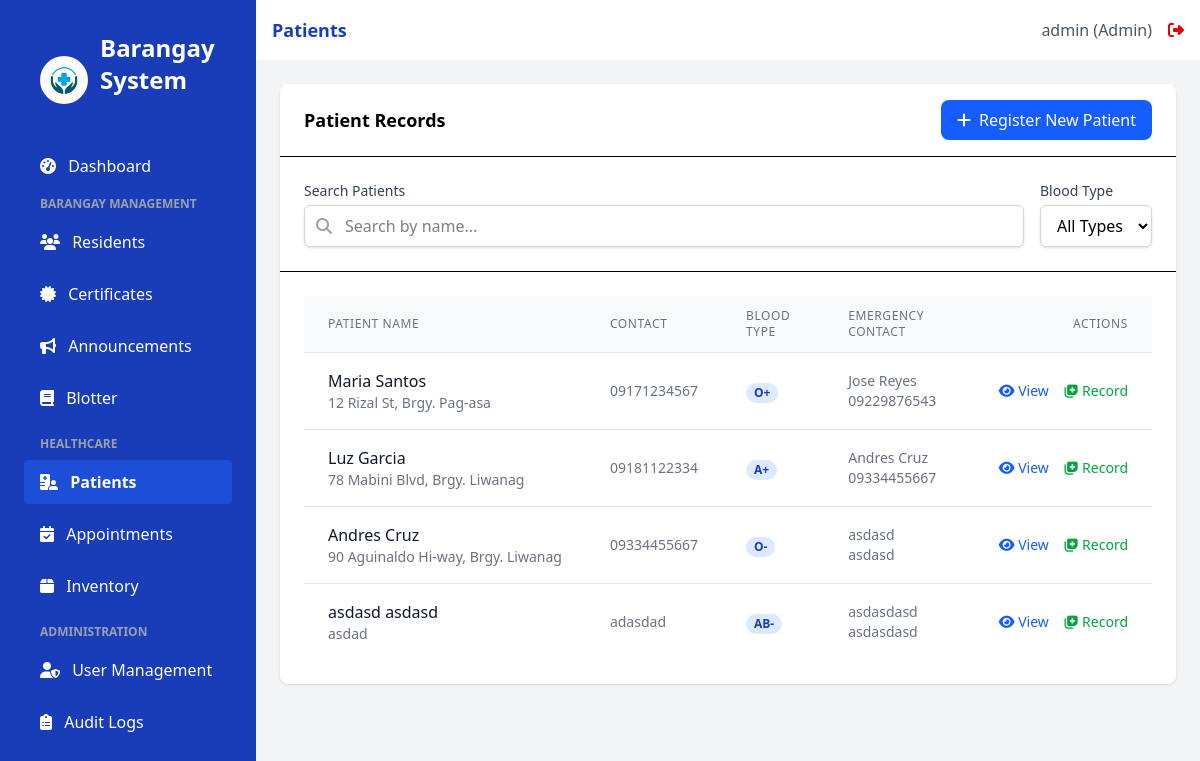
Page /patients (signed in) on the committed database.
### app.py (models this page shows, shortened)
class User(UserMixin, db.Model):
    id = db.Column(db.Integer, primary_key=True)
    username = db.Column(db.String(100), unique=True, nullable=False)
    email = db.Column(db.String(100), unique=True, nullable=False)
    password_hash = db.Column(db.String(200), nullable=False)
    role = db.Column(db.String(20), nullable=False, default='staff')  # admin, doctor, nurse, staff
    created_at = db.Column(db.DateTime, default=datetime.utcnow)
    issued_certificates = db.relationship('Certificate', backref='issuer', lazy=True)

class Patient(db.Model):
    id = db.Column(db.Integer, primary_key=True)
    resident_id = db.Column(db.Integer, db.ForeignKey('resident.id'), nullable=False)
    medical_history = db.Column(db.Text)
    blood_type = db.Column(db.String(10))
    allergies = db.Column(db.Text)
    emergency_contact = db.Column(db.String(100))
    emergency_number = db.Column(db.String(20))
    created_at = db.Column(db.DateTime, default=datetime.utcnow)
    updated_at = db.Column(db.DateTime, default=datetime.utcnow, onupdate=datetime.utcnow)
    resident = db.relationship('Resident', backref='patient_profile')

class Resident(db.Model):
    id = db.Column(db.Integer, primary_key=True)
    first_name = db.Column(db.String(100), nullable=False)
    last_name = db.Column(db.String(100), nullable=False)
    address = db.Column(db.String(200), nullable=False)
    contact_number = db.Column(db.String(20))
    birth_date = db.Column(db.Date)
    created_at = db.Column(db.DateTime, default=datetime.utcnow)
    is_patient = db.Column(db.Boolean, default=False)

### app.py (the view)
@app.route('/patients')
@login_required
@role_required(['admin', 'doctor', 'nurse'])
def patients():
    patients_list = Patient.query.join(Resident).all()
    return render_template('patients.html', title='Patients', patients=patients_list)

### app.py (called while the page is built)
@login_manager.user_loader
def load_user(user_id):
    return User.query.get(int(user_id))

def role_required(roles):
    def decorator(f):
        @wraps(f)
        def decorated_function(*args, **kwargs):
            if not current_user.is_authenticated or current_user.role not in roles:
                flash('You do not have permission to access this page.', 'danger')
                return redirect(url_for('login'))
            return f(*args, **kwargs)
        return decorated_function
    return decorator

### templates/patients.html (shortened to what this page needs)
{% extends 'base.html' %}
{% block content %}
<div x-data="patientSystem()" class="bg-white rounded-lg shadow">
    <div class="border-b px-6 py-4 flex items-center justify-between">
        <h2 class="font-semibold text-lg">Patient Records</h2>
        <a href="{{ url_for('add_patient') }}" class="bg-blue-600 hover:bg-blue-700 text-white px-4 py-2 rounded-lg flex items-center">
            <i class="fas fa-plus mr-2"></i> Register New Patient
        </a>
    </div>
    <div class="p-6 border-b">
        <div class="flex flex-col md:flex-row gap-4">
            <div class="flex-1">
                <label for="search" class="block text-sm font-medium text-gray-700 mb-1">Search Patients</label>
                <div class="relative">
                    <div class="absolute inset-y-0 left-0 pl-3 flex items-center pointer-events-none">
                        <i class="fas fa-search text-gray-400"></i>
                    </div>
                    <input type="text" id="search" x-model="searchQuery" class="block w-full pl-10 pr-3 py-2 border border-gray-300 rounded-md shadow-sm focus:outline-none focus:ring-blue-500 focus:border-blue-500" placeholder="Search by name...">
                </div>
            </div>
            <div>
                <label for="bloodType" class="block text-sm font-medium text-gray-700 mb-1">Blood Type</label>
                <select id="bloodType" x-model="bloodTypeFilter" class="block w-full px-3 py-2 border border-gray-300 rounded-md shadow-sm focus:outline-none focus:ring-blue-500 focus:border-blue-500">
                    <option value="">All Types</option>
                </select>
            </div>
        </div>
    </div>
    <div class="p-6 overflow-x-auto">
        <table class="min-w-full divide-y divide-gray-200">
            <thead class="bg-gray-50">
                <tr>
                    <th scope="col" class="px-6 py-3 text-left text-xs font-medium text-gray-500 uppercase tracking-wider">Patient Name</th>
                    <th scope="col" class="px-6 py-3 text-left text-xs font-medium text-gray-500 uppercase tracking-wider">Contact</th>
                    <th scope="col" class="px-6 py-3 text-left text-xs font-medium text-gray-500 uppercase tracking-wider">Blood Type</th>
                    <th scope="col" class="px-6 py-3 text-left text-xs font-medium text-gray-500 uppercase tracking-wider">Emergency Contact</th>
                    <th scope="col" class="px-6 py-3 text-right text-xs font-medium text-gray-500 uppercase tracking-wider">Actions</th>
                </tr>
            </thead>
            <tbody class="bg-white divide-y divide-gray-200">
                {% if patients %}
                    {% for patient in patients %}
                    <tr>
                        <td class="px-6 py-4 whitespace-nowrap">
                            <div class="font-medium text-gray-900">{{ patient.resident.first_name }} {{ patient.resident.last_name }}</div>
                            <div class="text-sm text-gray-500">{{ patient.resident.address }}</div>
                        </td>
                        <td class="px-6 py-4 whitespace-nowrap text-sm text-gray-500">
                            {{ patient.resident.contact_number }}
                        </td>
                        <td class="px-6 py-4 whitespace-nowrap">
                            <span class="px-2 inline-flex text-xs leading-5 font-semibold rounded-full bg-blue-100 text-blue-800">
                                {{ patient.blood_type or 'Not specified' }}
                            </span>
                        </td>
                        <td class="px-6 py-4 whitespace-nowrap text-sm text-gray-500">
                            {{ patient.emergency_contact or 'Not specified' }}
                            {% if patient.emergency_number %}
                            <div>{{ patient.emergency_number }}</div>
                            {% endif %}
                        </td>
                        <td class="px-6 py-4 whitespace-nowrap text-right text-sm font-medium">
                            <a href="{{ url_for('patient_details', id=patient.id) }}" class="text-blue-600 hover:text-blue-900 mr-3">
                                <i class="fas fa-eye"></i> View
                            </a>
                            <a href="{{ url_for('add_medical_record', patient_id=patient.id) }}" class="text-green-600 hover:text-green-900">
                                <i class="fas fa-notes-medical"></i> Record
                            </a>
                        </td>
                    </tr>
                    {% endfor %}
                {% else %}
                    <tr>
                        <td colspan="5" class="px-6 py-4 text-center text-sm text-gray-500">
                            No patients registered. <a href="{{ url_for('add_patient') }}" class="text-blue-600 hover:underline">Register a new patient</a>.
                        </td>
                    </tr>
                {% endif %}
            </tbody>
        </table>
    </div>
</div>
{% endblock %}

### templates/base.html (shortened to what this page needs)
<!DOCTYPE html>
<html lang="en">
<head>
    <script src="https://cdn.jsdelivr.net/npm/@tailwindcss/browser@4"></script>
    <link rel="stylesheet" href="https://cdnjs.cloudflare.com/ajax/libs/font-awesome/6.4.0/css/all.min.css">
</head>
<body class="bg-gray-50 flex h-screen">
    <div class="bg-blue-800 text-white w-64 py-4 flex-shrink-0 hidden md:block">
        <div class="px-6">
            <div class="p-4 flex items-center">
                <img src="{{ url_for('static', filename='images/logo.jpg') }}" alt="Barangay Logo" class="h-12 w-12 mr-3 rounded-full">
                <h1 class="text-2xl font-bold mb-8">Barangay System</h1>
            </div>
            <nav>
                <a href="{{ url_for('index') }}" class="sidebar-link block py-2.5 px-4 rounded transition duration-200 {% if request.path == url_for('index') %}sidebar-active{% else %}hover:bg-blue-700{% endif %} mb-2">
                    <i class="fas fa-tachometer-alt mr-2"></i> Dashboard
                </a>
                {% if current_user.role != 'doctor' and current_user.role != 'nurse' %}
                <div class="mb-4">
                    <p class="text-xs uppercase text-gray-400 font-semibold mb-2 pl-4">Barangay Management</p>
                    <a href="{{ url_for('residents') }}" class="sidebar-link block py-2.5 px-4 rounded transition duration-200 {% if request.path == url_for('residents') %}sidebar-active{% else %}hover:bg-blue-700{% endif %} mb-2">
                        <i class="fas fa-users mr-2"></i> Residents
                    </a>
                    <a href="{{ url_for('certificates') }}" class="sidebar-link block py-2.5 px-4 rounded transition duration-200 {% if request.path == url_for('certificates') %}sidebar-active{% else %}hover:bg-blue-700{% endif %} mb-2">
                        <i class="fas fa-certificate mr-2"></i> Certificates
                    </a>
                    <a href="{{ url_for('announcements') }}" class="sidebar-link block py-2.5 px-4 rounded transition duration-200 {% if request.path == url_for('announcements') %}sidebar-active{% else %}hover:bg-blue-700{% endif %} mb-2">
                        <i class="fas fa-bullhorn mr-2"></i> Announcements
                    </a>
                    <a href="{{ url_for('blotter') }}" class="sidebar-link block py-2.5 px-4 rounded transition duration-200 {% if request.path.startswith('/blotter') %}sidebar-active{% else %}hover:bg-blue-700{% endif %} mb-2">
                        <i class="fas fa-book mr-2"></i> Blotter
                    </a>
                </div>
                {% endif %}
                {% if current_user.role != 'staff' %}
                <div class="mb-4">
                    <p class="text-xs uppercase text-gray-400 font-semibold mb-2 pl-4">Healthcare</p>
                    <a href="{{ url_for('patients') }}" class="sidebar-link block py-2.5 px-4 rounded transition duration-200 {% if request.path == url_for('patients') %}sidebar-active{% else %}hover:bg-blue-700{% endif %} mb-2">
                        <i class="fas fa-hospital-user mr-2"></i> Patients
                    </a>
                    <a href="{{ url_for('appointments') }}" class="sidebar-link block py-2.5 px-4 rounded transition duration-200 {% if request.path == url_for('appointments') %}sidebar-active{% else %}hover:bg-blue-700{% endif %} mb-2">
                        <i class="fas fa-calendar-check mr-2"></i> Appointments
                    </a>
                    <a href="{{ url_for('inventory') }}" class="sidebar-link block py-2.5 px-4 rounded transition duration-200 {% if request.path == url_for('inventory') %}sidebar-active{% else %}hover:bg-blue-700{% endif %} mb-2">
                        <i class="fas fa-box mr-2"></i> Inventory
                    </a>
                </div>
                {% endif %}
                {% if current_user.is_authenticated and current_user.role == 'admin' %}
                <div class="mb-4">
                    <p class="text-xs uppercase text-gray-400 font-semibold mb-2 pl-4">Administration</p>
                    <a href="{{ url_for('users') }}" class="sidebar-link block py-2.5 px-4 rounded transition duration-200 {% if request.path == url_for('users') %}sidebar-active{% else %}hover:bg-blue-700{% endif %} mb-2">
                        <i class="fas fa-user-shield mr-2"></i> User Management
                    </a>
                    <a href="{{ url_for('audit_logs') }}" class="sidebar-link block py-2.5 px-4 rounded transition duration-200 {% if request.path == url_for('audit_logs') %}sidebar-active{% else %}hover:bg-blue-700{% endif %} mb-2">
                        <i class="fas fa-clipboard-list mr-2"></i> Audit Logs
                    </a>
                </div>
                {% endif %}
            </nav>
        </div>
    </div>
    <div class="flex-1 flex flex-col overflow-hidden">
        <header class="bg-white shadow-sm py-4 px-4">
            <div class="flex items-center justify-between">
                <div class="text-lg font-semibold text-blue-800">{{ title }}</div>
                {% if current_user.is_authenticated %}
                <div class="flex items-center">
                    <span class="text-gray-600 mr-4">{{ current_user.username }} ({{ current_user.role|capitalize }})</span>
                    <a href="{{ url_for('logout') }}" class="text-red-600 hover:text-red-800">
                        <i class="fas fa-sign-out-alt"></i>
                    </a>
                </div>
                {% endif %}
            </div>
        </header>
        <main class="flex-1 overflow-x-hidden overflow-y-auto bg-gray-100 p-6">
            {% block content %}{% endblock %}
        </main>
    </div>
</body>
</html>

### templates/base.html (style rules this page uses)
.sidebar-active { background-color: #1D4ED8; color: white; font-weight: 600; }

### rows in the picture
User: username "admin", role "Admin"
Patient: resident.first_name "Maria", resident.last_name "Santos", resident.address "12 Rizal St, Brgy. Pag-asa", resident.contact_number "09171234567", blood_type "O+", emergency_contact "Jose Reyes", emergency_number "09229876543"
Patient: resident.first_name "Luz", resident.last_name "Garcia", resident.address "78 Mabini Blvd, Brgy. Liwanag", resident.contact_number "09181122334", blood_type "A+", emergency_contact "Andres Cruz", emergency_number "09334455667"
Patient: resident.first_name "Andres", resident.last_name "Cruz", resident.address "90 Aguinaldo Hi-way, Brgy. Liwanag", resident.contact_number "09334455667", blood_type "O-", emergency_contact "asdasd", emergency_number "asdasd"
Patient: resident.first_name "asdasd", resident.last_name "asdasd", resident.address "asdad", resident.contact_number "adasdad", blood_type "AB-", emergency_contact "asdasdasd", emergency_number "asdasdasd"

### other values in the picture
{{ title }} "Patients"
